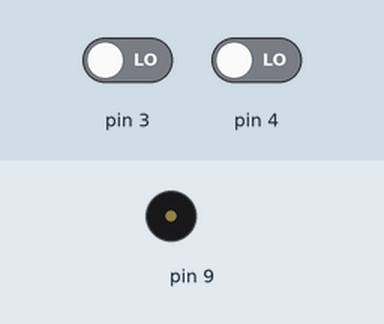
Recording of a sketch running on a simulated Arduino Uno, built with avr-gcc and run on an emulated ATmega328P. Parts: buzzer (waves = sounding). The inputs (shaded band) are chosen by the test bench; at power-on: pin 4 LOW, pin 3 LOW.

Above: at 1.2 s.
1.3 s: pin 4 driven HIGH
At 2.1 s:
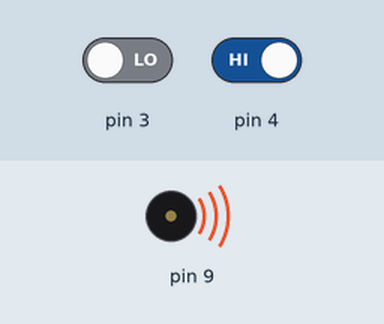
Timing chart, 0 to 4.3 s (numbered marks = the images above; inputs shaded):
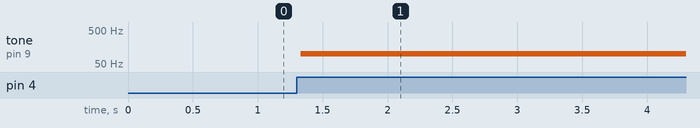

Measured:
- after the input at 1.3 s, tone on pin 9: silent → 100 Hz at once

The sketch:

Output_module_ver2.ino
```cpp
/*
2023/09/10
  This script is the same as Output_module.
  The only differences are:
    1. The arduino waits for the ADC conversion to complete.
    2. Serial.begin is removed
*/
int volt;
float T = 10000;
float t = 100;
float R = 990;
float r = 0;
float A = (R * t - r * T) / (T - t);
float B = T * t * (R - r) / (T - t);
int pulseinterval = T;
float pulseintervalfloat;
int initial_loop = 0;
volatile uint8_t interval_update = 0;
// This is set to uint8_t, which occupies one byte, since updating the value of multi-byte register in ISR would require atomic access in the main loop ()

void setup() {
  /* Digital input and output */
  DDRB |= (1 << 1);
  // pin 9 is for pulse output (fast pwm)
  DDRD &= ~((1 << 4) | (1 << 3));
  // pin 4 is ENA input from usb
  // pin 3 is for PCINT

  /* ADC setup */
  ADMUX = ADMUX & B11110000;
  //setting pin A0 as the input. This code does not do anything because all the values are set 0 by default
  ADMUX = ADMUX & B00111111;
  // setting the voltage reference to external (from AREF pin)
  // The 2 codes above are not strictly necessary since the initial value of ADMUX is B00000000

  /* Pin Change Interrupt setup */
  PCICR |= (1 << 2);
  // selecting PORTD
  PCMSK2 |= (1 << 3);
  // selecting pin 3
}

void loop() {
  if ((PIND >> 4) & 1 == 1) {
    if (initial_loop == 0) {
      initial_loop = 1;
      TCCR1A &= B00001111;
      TCCR1A |= ((1 << 6) | (1 << 1) | 1);
      TCCR1B &= B11111010;  //Prescaler is initially set to 64 so clear it
      TCCR1B |= ((1 << 4) | (1 << 3) | (1 << 1));
      OCR1A = T; //CHANGED
      // Toggle OC1A on compare match, mode 15 (Fast PWM)
      // Prescaler set to 8
    }
    if (initial_loop == 1) {
      if (interval_update == 1) {
        while (ADCSRA & (1 << ADSC) == 1) {}
        volt = ADCL | (ADCH << 8);
        // No need for atomic read, since the ISR does not update any multi-byte registers
        pulseintervalfloat = B / (volt + A);
        pulseinterval = round(pulseintervalfloat);
        OCR1A = pulseinterval - 1;
        // Same here, no need for atomic write
        interval_update = 0;
      }
    }
  } else {
    initial_loop = 0;
    TCCR1A &= ~((1 << 7) | (1 << 6) | (1 << 5) | (1 << 4));
  }
}

ISR(PCINT2_vect) {
  ADCSRA |= ((1 << 7) | (1 << 6));
  interval_update = 1;
}
```
